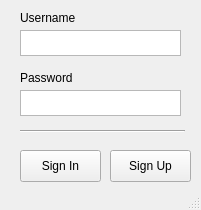
<?xml version="1.0" encoding="UTF-8"?>
<ui version="4.0">
 <class>MainWindow</class>
 <widget class="QMainWindow" name="MainWindow">
  <property name="geometry">
   <rect>
    <x>0</x>
    <y>0</y>
    <width>201</width>
    <height>210</height>
   </rect>
  </property>
  <property name="windowTitle">
   <string>Credentials</string>
  </property>
  <widget class="QWidget" name="centralwidget">
   <widget class="QTextEdit" name="username_input">
    <property name="geometry">
     <rect>
      <x>20</x>
      <y>30</y>
      <width>161</width>
      <height>26</height>
     </rect>
    </property>
   </widget>
   <widget class="QPushButton" name="login_button">
    <property name="geometry">
     <rect>
      <x>20</x>
      <y>150</y>
      <width>81</width>
      <height>32</height>
     </rect>
    </property>
    <property name="text">
     <string>Sign In</string>
    </property>
   </widget>
   <widget class="Line" name="line">
    <property name="geometry">
     <rect>
      <x>20</x>
      <y>130</y>
      <width>165</width>
      <height>3</height>
     </rect>
    </property>
    <property name="orientation">
     <enum>Qt::Horizontal</enum>
    </property>
   </widget>
   <widget class="QLabel" name="label">
    <property name="geometry">
     <rect>
      <x>20</x>
      <y>10</y>
      <width>71</width>
      <height>16</height>
     </rect>
    </property>
    <property name="text">
     <string>Username</string>
    </property>
   </widget>
   <widget class="QLabel" name="label_2">
    <property name="geometry">
     <rect>
      <x>20</x>
      <y>70</y>
      <width>71</width>
      <height>16</height>
     </rect>
    </property>
    <property name="text">
     <string>Password</string>
    </property>
   </widget>
   <widget class="QPushButton" name="signup_button">
    <property name="geometry">
     <rect>
      <x>110</x>
      <y>150</y>
      <width>81</width>
      <height>32</height>
     </rect>
    </property>
    <property name="text">
     <string>Sign Up</string>
    </property>
   </widget>
   <widget class="QTextEdit" name="password_input">
    <property name="geometry">
     <rect>
      <x>20</x>
      <y>90</y>
      <width>161</width>
      <height>26</height>
     </rect>
    </property>
   </widget>
  </widget>
  <widget class="QMenuBar" name="menubar">
   <property name="geometry">
    <rect>
     <x>0</x>
     <y>0</y>
     <width>201</width>
     <height>24</height>
    </rect>
   </property>
  </widget>
  <widget class="QStatusBar" name="statusbar"/>
 </widget>
 <resources/>
 <connections/>
</ui>
